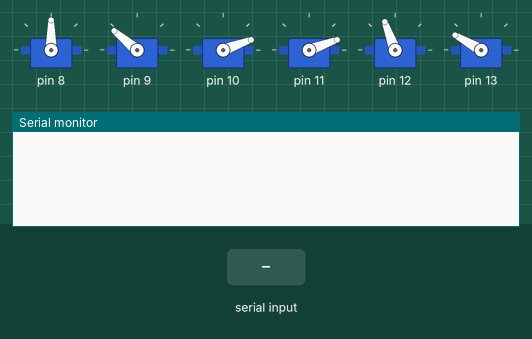
Recording of a sketch running on a simulated Arduino Uno, built with avr-gcc and run on an emulated ATmega328P. Shown: 6 × servo, the last lines printed to the serial monitor. Inputs (shaded band) come from the test bench.

Above: at 1.2 s.
1.3 s: "90,45\n" received over Serial
At 1.9 s:
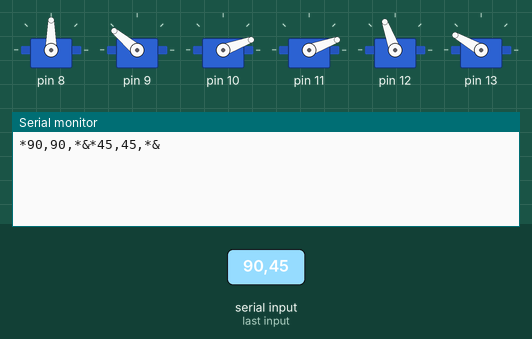
2.8 s: "5\n" received over Serial
At 4.2 s:
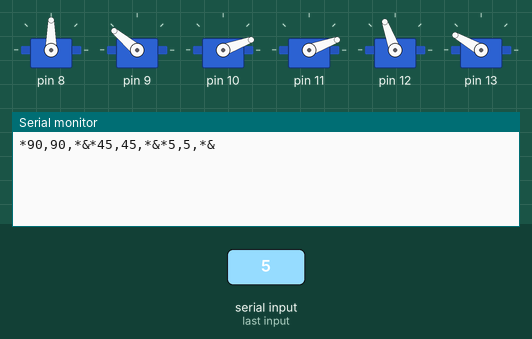

The sketch:

Qt_ERP1_Serial_Interface.ino
```cpp
#include <Servo.h>

#define NO_OF_FIELDS 1

Servo joint[6];

int inCommand[NO_OF_FIELDS];

void EchoData(int echoWord[])
{
   Serial.print("*");

    float total = 0;

    for (int i = 0; i < NO_OF_FIELDS; i++)
    {
      Serial.print((int)echoWord[i]);

      total+= inCommand[i];

      Serial.print(",");
    }
    Serial.print((int)total);
    Serial.print(",");
    Serial.print("*");
    Serial.print("&");
}

void ClearOldData(int oldData[])
{
  for (int i = 0; i < NO_OF_FIELDS; i++)
  {
    oldData[i] = 0;
  }
}


void setup()
{
  Serial. begin(38400);

  joint[0].attach(8);
  joint[1].attach(9);
  joint[2].attach(10);
  joint[3].attach(11);
  joint[4].attach(12);
  joint[5].attach(13);


//  //initialise all arms

  joint[0].write(90);
  joint[1].write(140);
  joint[2].write(20);
  joint[3].write(20);
  joint[4].write(110);
  joint[5].write(150);

}

void loop()
{
  if(Serial.available())
  {
    for(int i = 0; i < NO_OF_FIELDS; i++)
    {
      inCommand[i] = Serial.parseFloat();
    }

    unsigned long time1 = millis();

    while (Serial.read() != -1)
    {
      //loops here until serial buffer becomes empty
      //Serial.println(millis() - time1);

    }

    //echo the incoming command sequence

    EchoData(inCommand);

    //now do something with the inCommand[] array....

    //ObeyCommand(inCommand);

    ClearOldData(inCommand);


  }


}

void ObeyCommand(int goAngle[])
{
  //the first two fields are motor commands

  //fields 2 to 7 are robotic arm commands

  joint[0].write(goAngle[2]);
  joint[1].write(goAngle[3]);
  joint[2].write(goAngle[4]);
  joint[3].write(goAngle[5]);
  joint[4].write(goAngle[6]);
  joint[5].write(goAngle[7]);
}
```

Measured:
- after the input at 1.3 s, the serial monitor: prints a new line at once (image 1)
- after the input at 2.8 s, the serial monitor: prints a new line at once (image 2)
